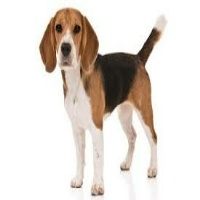
#> input picture 2.jpeg, 200 x 200 px
$ python class1.py
#> lines starting #> are read from the running program, lines starting #| are printed output that depends on the picture
import numpy as np
import cv2

color = cv2.imread("2.jpeg",1)
#> color is the input picture: shape (200, 200, 3); mean B, G, R 213.2, 219.3, 226.5
cv2.imshow("Image",color)
cv2.moveWindow("Image",0,0) # window will open in top left hand corner
print(color.shape)
#| (200, 200, 3)
height,width,channels = color.shape
#> height = 200; width = 200; channels = 3

b,g,r = cv2.split(color)
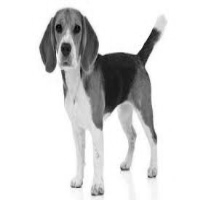
#> g: shape (200, 200); min 0, max 255, mean 219.3
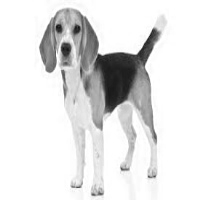
#> r: shape (200, 200); min 18, max 255, mean 226.5


rbg_split = np.empty([height,width*3,3],'uint8') #uninitialized array matrix

rbg_split[:, 0:width] = cv2.merge([b,b,b])
rbg_split[:, width:width*2] = cv2.merge([g,g,g])
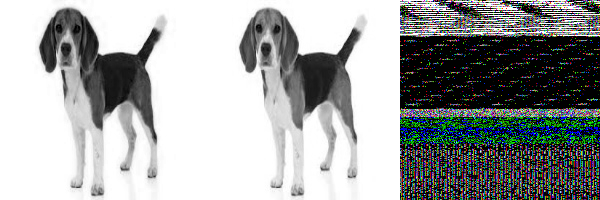
#> rbg_split: shape (200, 600, 3); mean of channels 0, 1, 2 163.1, 163.5, 161; drawn as B, G, R
rbg_split[:, width*2:width*3] = cv2.merge([r,r,r])
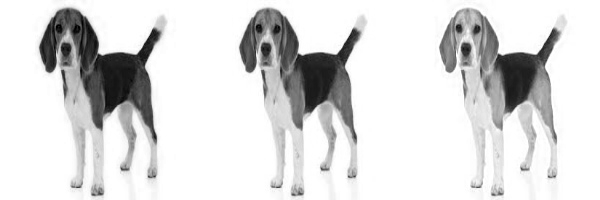
#> rbg_split: shape (200, 600, 3); min 0, max 255, mean 219.7

cv2.imshow("channels",rbg_split)
cv2.moveWindow("channels",0,height) #move window

hsv =cv2.cvtColor(color, cv2.COLOR_BGR2HSV)
#> hsv: shape (200, 200, 3); mean H, S, V 14.4, 24.7, 226.7
h,s,v =cv2.split(hsv)
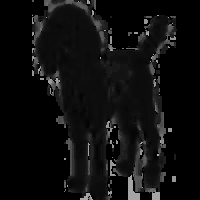
#> h: shape (200, 200); min 0, max 177, mean 14.4
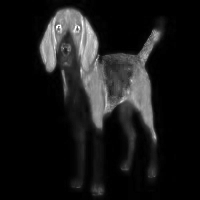
#> s: shape (200, 200); min 0, max 255, mean 24.7
hsv_split = np.concatenate((h,s,v),axis=1)
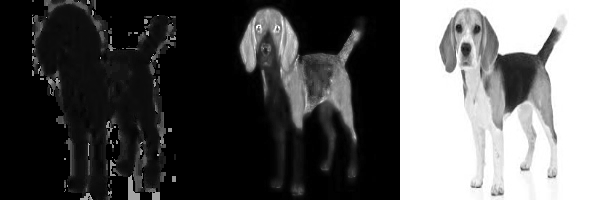
#> hsv_split: shape (200, 600); min 0, max 255, mean 88.6
cv2.imshow("Split HSV",hsv_split)


cv2.waitKey(0)
cv2.destroyAllWindows()
